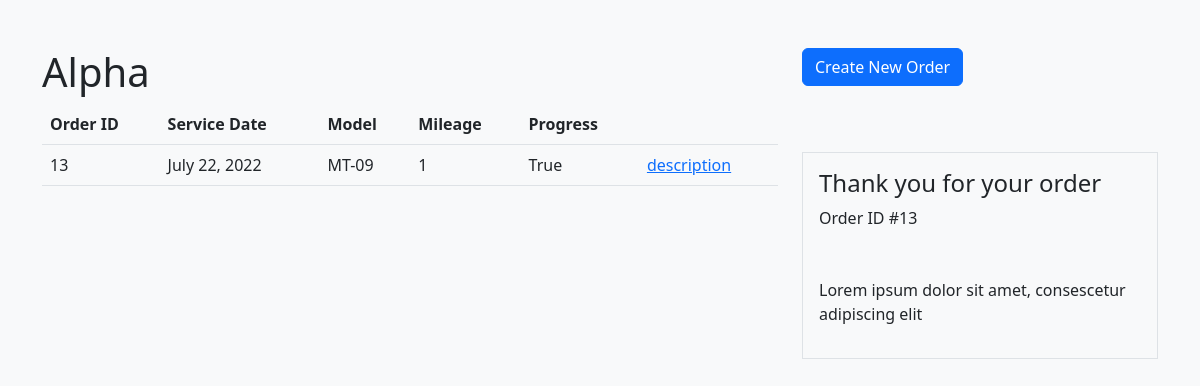
The page /my_orders/ (signed in) on the database its author committed.
### kodius/models.py (models this page shows, shortened)
class Order(models.Model):
    user = models.ForeignKey(User, on_delete=models.CASCADE)
    brand = models.ForeignKey(Brand, on_delete=models.SET_NULL, blank=True, null=True)
    model = models.ForeignKey(Model, on_delete=models.SET_NULL, blank=True, null=True)
    model_year = models.IntegerField(null=True)
    mileage = models.IntegerField(null=True)
    choose_date = models.DateField(null=True)
    chain_change_price = models.BooleanField(null=True, default=False)
    oil_and_oil_filter_change_price = models.BooleanField(null=True, default=False)
    air_filter_change_price = models.BooleanField(null=True, default=False)
    brake_fluid_change_price = models.BooleanField(null=True, default=False)
    order_status = models.BooleanField(null=True, default=True)

class Model(models.Model):
    brand = models.ForeignKey(Brand, on_delete=models.CASCADE)
    name = models.CharField(max_length=200, null=True)
    last_supported_year = models.IntegerField(null=True)
    chain_change_price = models.FloatField(null=True)
    oil_and_oil_filter_change_price = models.FloatField(null=True)
    air_filter_change_price = models.FloatField(null=True)
    brake_fluid_change_price = models.FloatField(null=True)
    def __str__(self):
        return self.name

### kodius/views.py (the view)
# urls.py: path('my_orders/', OrderListView.as_view(template_name="kodius/my_orders.html"), name="my_orders"),
class OrderListView(ListView):
    orders: Order = Order
    context_object_name: str = 'orders'
    def get_context_data(self, **kwargs):
        context = super().get_context_data(**kwargs)
        print(context)
        context['last_order_id'] = Order.objects.last()
        return context
    def get_queryset(self):
        return Order.objects.filter(user=self.request.user)

### kodius/templates/kodius/my_orders.html (shortened to what this page needs)
<!doctype html>
{% load crispy_forms_tags %}
<html lang="en" xmlns="http://www.w3.org/1999/html">
  <head>
    <link rel="stylesheet" href="https://cdnjs.cloudflare.com/ajax/libs/tempusdominus-bootstrap-4/5.1.2/css/tempusdominus-bootstrap-4.min.css" />
    <link href="https://cdn.jsdelivr.net/npm/bootstrap@5.2.0-beta1/dist/css/bootstrap.min.css" rel="stylesheet">
  </head>
  <body class="bg-light">
  <div class="container mt-5">
      <div class="row">
          <div class="col-8">
              <h1>Alpha</h1>
          </div>
          <div class="col-4">
              <a class="btn btn-primary" href="{% url 'new_order' %}">Create New Order</a>
          </div>
      </div>
  </div>
      <div class="container">
      <div class="row">
        <div class="col-8">
              <table class="table">
                  <thead>
                    <tr>
                      <th scope="col">Order ID</th>
                      <th scope="col">Service Date</th>
                      <th scope="col">Model</th>
                      <th scope="col">Mileage</th>
                      <th scope="col">Progress</th>
                      <th scope="col"></th>
                    </tr>
                  </thead>
                  <tbody>
                  {% for order in orders %}
                    <tr>
                      <td>{{ order.id }}</td>
                      <td>{{ order.choose_date }}</td>
                      <td>{{ order.model }}</td>
                      <td>{{ order.mileage }}</td>
                      <td>{{ order.order_status }}</td>
                      <td><a href="{% url 'order_details' order.id %}">description</a></td>
                    </tr>
                  {% endfor %}
                  </tbody>
                </table>
        </div>
        <div class="col-4">
          <div class="container border mt-5 p-3">
                    <h4>Thank you for your order</h4>
                        <p>Order ID #{{ last_order_id.id }}</p>
                    <div class="mt-5">
                        <p>Lorem ipsum dolor sit amet, consescetur adipiscing elit</p>
                    </div>
                </div>
        </div>
      </div>
    </div>
  </body>
</html>

### rows shown on the page
Order: id "13", choose_date "July 22, 2022", model "MT-09", mileage "1", order_status "True"
